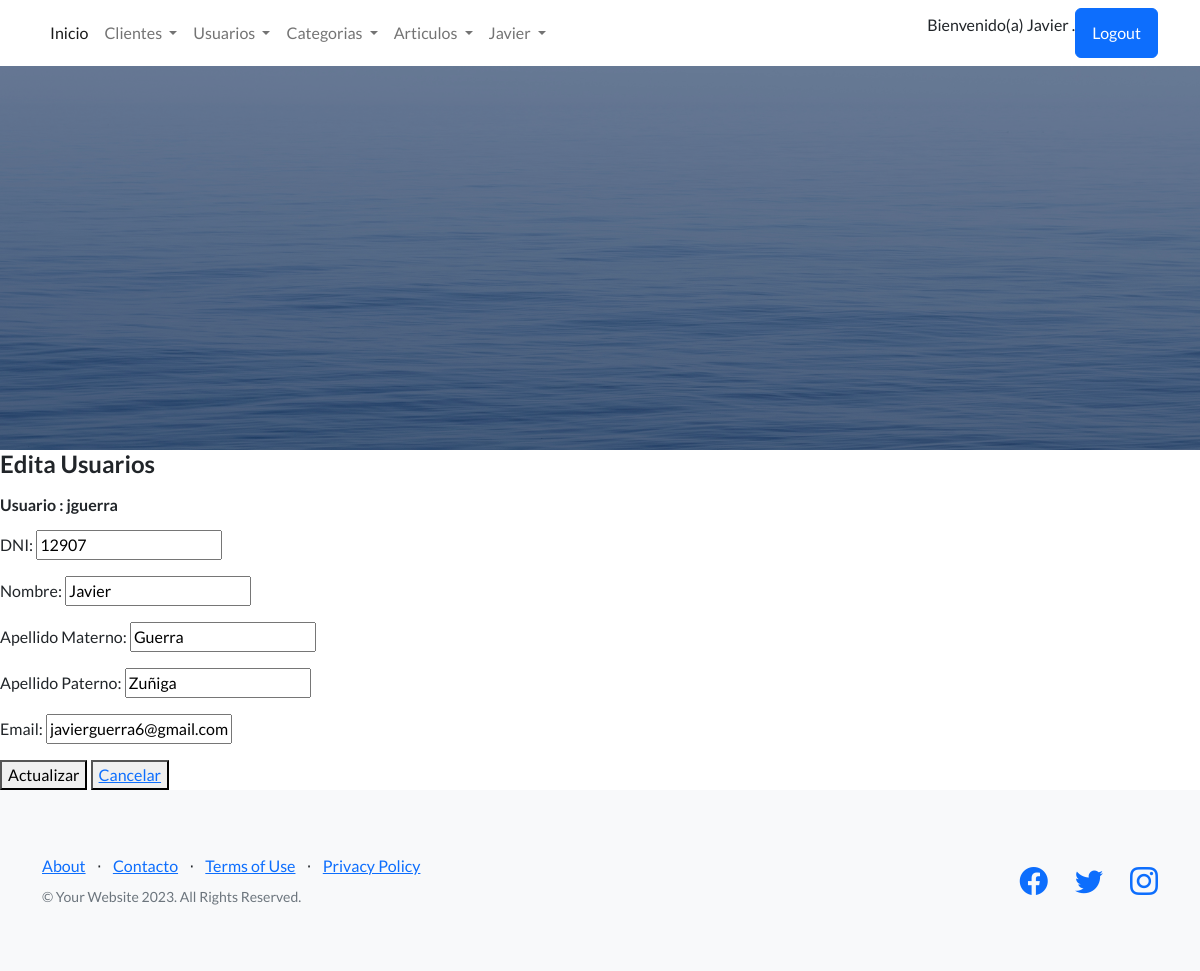
Page /app-coder/EditarUsuarios/3/ (signed in) on the committed database.
### AppCoder/models.py (models this page shows, shortened)
class Usuarios(models.Model):
    dni = models.CharField(max_length=9,null=False,blank=False)
    nombre = models.CharField(max_length=40,null=False,blank=False)
    apellidoPaterno = models.CharField(max_length=40)
    apellidoMaterno = models.CharField(max_length=40)
    email = models.EmailField()
    user = models.OneToOneField(User, on_delete=models.CASCADE)

### AppCoder/views.py (the view)
# urls.py: path('EditarUsuarios/<int:id>/', UsuarioUpdate, name="EditarUsuarios"),
@login_required
def UsuarioUpdate(req, id):
    groups_required = ['GrupoUsuarios']
    grupos_usuario = req.user.groups.all().values('name')
    print (grupos_usuario)
    for grupo in grupos_usuario:
        print({grupo.values()})
        if grupo['name'] in groups_required:
            pass
        else:
            return render(req, "inicio.html", {"mensaje": "no tiene permisos para esta opcion!"})
    usuario = Usuarios.objects.get(id=id)
    print(f'{usuario.user}')
    if req.method == 'POST':
        miFormulario = FormularioUsuarios(req.POST)
        if miFormulario.is_valid():
            data = miFormulario.cleaned_data
            usuario.dni = data["dni"]
            usuario.nombre = data["nombre"].capitalize()
            usuario.apellidoPaterno = data["apellidoPaterno"].capitalize()
            usuario.apellidoMaterno = data["apellidoMaterno"].capitalize()
            usuario.email = data["email"]
            usuario.save()
            usuario_sistema = User.objects.get(username = usuario.user)
            usuario_sistema.first_name = data["nombre"]
            usuario_sistema.last_name = data["apellidoPaterno"]
            usuario_sistema.email = data["email"]
            usuario_sistema.save()
            datos = Usuarios.objects.all()
            return render(req, "usuarios_list.html", {"lista_usuarios": datos})
    else:
        miFormulario = FormularioUsuarios({
            "dni": usuario.dni,
            "nombre": usuario.nombre.capitalize(),
            "apellidoPaterno": usuario.apellidoPaterno.capitalize(),
            "apellidoMaterno": usuario.apellidoMaterno.capitalize(),
            "email": usuario.email
            })
        return render(req, "usuario_update.html", {"miFormulario": miFormulario, "usuario": usuario})

### AppCoder/forms.py
class FormularioUsuarios(forms.ModelForm):
    class Meta:
        model=Usuarios
        fields = ("dni", "nombre", "apellidoPaterno", "apellidoMaterno", "email")
        labels = {"dni": "DNI",
                  "nombre":"Nombre",
                  "apellidoPaterno": "Apellido Materno",
                  "apellidoMaterno": "Apellido Paterno",
                  "email": "Email"
                  }

### AppCoder/templates/usuario_update.html (shortened to what this page needs)
{% extends 'inicio.html' %}
{% block contenidoQuecambia %}
    <form action="{% url 'EditarUsuarios' usuario.id %}" method="post">{% csrf_token %}
        <h4>Edita Usuarios</h4>
        <h6>Usuario : {{usuario.user}}</h6>
        {{miFormulario.as_p}}
        <button type="submit"> Actualizar </button>
        <button ><a href="{% url 'ListarUsuarios' %}"> Cancelar </a></button>
    </form>
{% endblock contenidoQuecambia %}

### AppCoder/templates/barra.html (shortened to what this page needs)
        <nav class="navbar navbar-expand-lg bg-body-tertiary static-top">
            <div class="container">
              <div class="collapse navbar-collapse" id="navbarSupportedContent">
                <ul class="navbar-nav me-auto mb-2 mb-lg-0">
                  <li class="nav-item">
                    <a class="nav-link active" aria-current="page" href="{% url 'Inicio' %}">Inicio</a>
                  </li>
                  <li class="nav-item dropdown">
                    <a class="nav-link dropdown-toggle" href="#" role="button" data-bs-toggle="dropdown" aria-expanded="false">
                      Clientes
                    </a>
                  </li>
                  <li class="nav-item dropdown">
                    <a class="nav-link dropdown-toggle" href="#" role="button" data-bs-toggle="dropdown" aria-expanded="false">
                      Usuarios
                    </a>
                  </li>
                  <li class="nav-item dropdown">
                    <a class="nav-link dropdown-toggle" href="#" role="button" data-bs-toggle="dropdown" aria-expanded="false">
                      Categorias
                    </a>
                  </li>
                  <li class="nav-item dropdown">
                    <a class="nav-link dropdown-toggle" href="#" role="button" data-bs-toggle="dropdown" aria-expanded="false">
                      Articulos
                    </a>
                  </li>
                  {% if user.is_authenticated %}
                  <li class="nav-item dropdown">
                    <a class="nav-link dropdown-toggle" href="#" role="button" data-bs-toggle="dropdown" aria-expanded="false">
                      {{user.first_name}}
                    </a>
                  </li>
                  {% endif %}
                </ul>
                {% if user.is_authenticated %}
                  <p>Bienvenido(a)
                     {{user.first_name}}  .</p>
                  <a class="btn btn-primary" href="{% url 'Logout' %}">Logout</a>
                {% else %}
                  <a class="btn btn-primary" href="{% url 'Login' %}">Login</a>
                {% endif %}
              </div>
            </div>
          </nav>

### rows in the picture
Usuarios: user "jguerra", dni "12907", nombre "Javier", apellidoPaterno "Guerra", apellidoMaterno "Zuñiga", email "javierguerra6@gmail.com"

### other values in the picture
{{ user.first_name }} "Javier"
